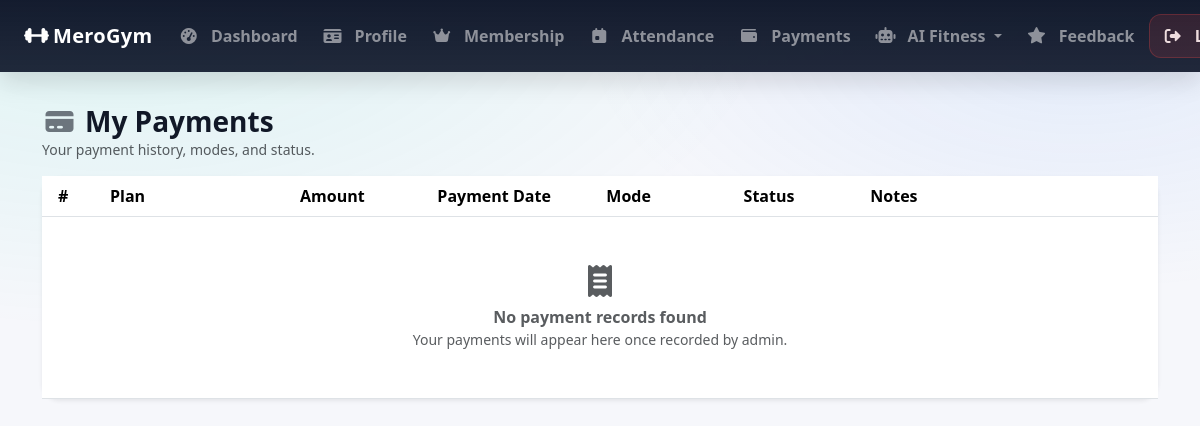
/member_payments/ (signed in), run on an earlier commit of the app's database.
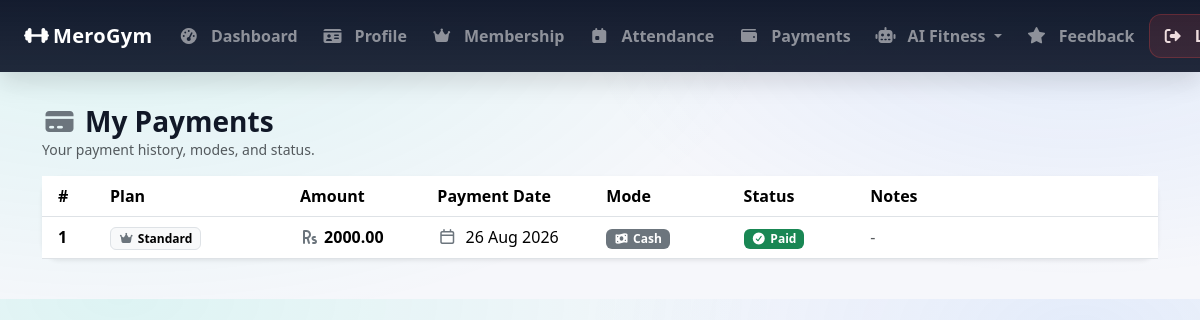
And on a later commit of the database.
### GymApp/models.py (models this page shows, shortened)
class Payment(models.Model):
    PAYMENT_MODE_CHOICES = [
        ('CASH', 'Cash'),
        ('ONLINE', 'Online')
    ]
    PAYMENT_STATUS_CHOICES = [
        ('PAID', 'Paid'),
        ('PENDING', 'Pending')
    ]
    member = models.ForeignKey(
        MemberProfile,
        on_delete=models.CASCADE, # if member is deleted, delete payments
        related_name='payments' # access payments via member.payments
    )
    plan = models.ForeignKey(
        MembershipPlan,
        on_delete=models.SET_NULL, # if plan is deleted, set to null
        null=True, blank=True,
        related_name='payments'
    )
    amount = models.DecimalField(max_digits=8, decimal_places=2)
    payment_date = models.DateField(default=timezone.now)
    mode = models.CharField(max_length=50, choices=PAYMENT_MODE_CHOICES)
    status = models.CharField(max_length=50, choices=PAYMENT_STATUS_CHOICES)
    notes = models.TextField(blank=True) # optional field for any additional notes about the payment

class MembershipPlan(models.Model):
    name = models.CharField(max_length=100)
    duration_months = models.PositiveIntegerField()
    fee = models.PositiveIntegerField()
    description = models.TextField(blank=True)

### GymApp/views.py (the view)
    def wrapper(request, *args, **kwargs):
        if not request.user.is_authenticated or getattr(request.user, 'role', None) != 'MEMBER':
            messages.error(request, 'You must be a member to access this page.')
            return redirect('member_login')
        return view_func(request, *args, **kwargs)

### GymApp/views.py (called while the page is built)
def member_required(view_func):
    def wrapper(request, *args, **kwargs):
        if not request.user.is_authenticated or getattr(request.user, 'role', None) != 'MEMBER':
            messages.error(request, 'You must be a member to access this page.')
            return redirect('member_login')
        return view_func(request, *args, **kwargs)
    return wrapper

@member_required
def member_payments(request):
    member_profile = MemberProfile.objects.get(user=request.user)
    payments = Payment.objects.filter(member=member_profile).select_related('plan')
    return render(request, 'member_payments.html', {'payments':payments})

### GymApp/templates/member_payments.html (shortened to what the changed rows need)
{% extends 'base.html' %}
{% block content %}
<div class="card border-0 shadow-sm" style="border-radius:18px;">
    <div class="card-body p-0">
        <div class="table-responsive">
            <table class="table table-hover align-middle mb-0">
                <thead style="background: rgba(15,23,42,.98); color:#fff;">
                <tr>
                    <th class="ps-3" style="width:60px;">#</th>
                    <th style="min-width:180px;">Plan</th>
                    <th style="min-width:130px;">Amount</th>
                    <th style="min-width:160px;">Payment Date</th>
                    <th style="min-width:130px;">Mode</th>
                    <th style="min-width:120px;">Status</th>
                    <th style="min-width:280px;">Notes</th>
                </tr>
                </thead>
                <tbody>
                {% for p in payments %}
                    <tr>
                        <td class="ps-3 fw-semibold">{{ forloop.counter }}</td>
                        <td>
                            {% if p.plan %}
                                <span class="badge text-bg-light border">
                                    <i class="fa-solid fa-crown me-1 text-secondary"></i>{{ p.plan.name }}
                                </span>
                            {% else %}
                                <span class="text-muted">-</span>
                            {% endif %}
                        </td>
                        <td class="text-nowrap fw-bold">
                            <i class="fa-solid fa-rupee-sign me-1 text-secondary"></i>{{ p.amount }}
                        </td>
                        <td class="text-nowrap">
                            {% if p.payment_date %}
                                <i class="fa-regular fa-calendar me-1 text-secondary"></i>
                                {{ p.payment_date|date:"d M Y" }}
                            {% else %}
                                <span class="text-muted">-</span>
                            {% endif %}
                        </td>
                        <td class="text-nowrap">
                            {% if p.mode == 'ONLINE' %}
                                <span class="badge text-bg-info">
                                    <i class="fa-solid fa-globe me-1"></i>{{ p.get_mode_display }}
                                </span>
                            {% else %}
                                <span class="badge text-bg-secondary">
                                    <i class="fa-solid fa-money-bill-wave me-1"></i>{{ p.get_mode_display }}
                                </span>
                            {% endif %}
                        </td>
                        <td class="text-nowrap">
                            {% if p.status == 'PAID' %}
                                <span class="badge text-bg-success">
                                    <i class="fa-solid fa-circle-check me-1"></i>Paid
                                </span>
                            {% else %}
                                <span class="badge text-bg-warning">
                                    <i class="fa-solid fa-clock me-1"></i>Pending
                                </span>
                            {% endif %}
                        </td>
                        <td>
                            {% if p.notes %}
                                <div class="small text-muted" style="white-space:normal;">
                                    <i class="fa-solid fa-note-sticky me-1 text-secondary"></i>{{ p.notes }}
                                </div>
                            {% else %}
                                <span class="text-muted">-</span>
                            {% endif %}
                        </td>
                    </tr>
                {% empty %}
                    <tr>
                        <td colspan="7" class="text-center py-5">
                            <div class="text-muted">
                                <i class="fa-solid fa-receipt fa-2x mb-2"></i>
                                <div class="fw-semibold">No payment records found</div>
                                <div class="small">Your payments will appear here once recorded by admin.</div>
                            </div>
                        </td>
                    </tr>
                {% endfor %}
                </tbody>
            </table>
        </div>
    </div>
</div>
{% endblock %}

What changed in the data, as far as the page shows it:
added Payment: plan.name "Standard", amount "2000.00", payment_date "26 Aug 2026", mode "Cash", status "PAID" (drawn)
Also different on the page:
text no longer shown: "No payment records found Your payments will appear here once recorded by admin."
